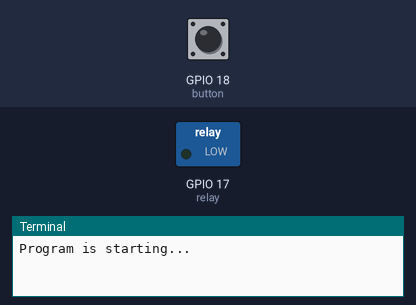
The program below on a simulated Raspberry Pi (BCM pin numbers). Shown: switched loads named in the program (green lamp = pin HIGH), the last lines printed to the terminal. The test bench sets the inputs (shaded band); at power-on: GPIO 18 (button) HIGH. The clock reads 2024-03-15 10:24:30 at power-on unless the program sets it.

Above: at 1.2 s.
1.3 s: GPIO 18 (button) pulled LOW for 0.15 s
At 2.0 s:
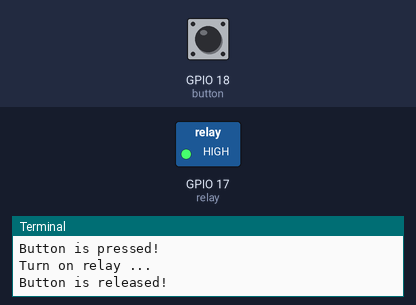
2.9 s: GPIO 18 (button) pulled LOW for 1 s
At 4.3 s:
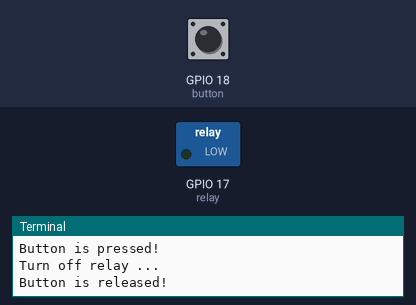
5.4 s: GPIO 18 (button) pulled LOW for 3.2 s
At 6.3 s:
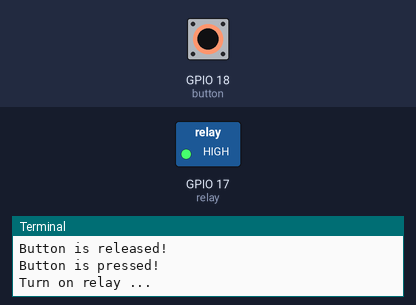
Timing chart, 0 to 8.4 s (numbered marks = the images above; inputs shaded):
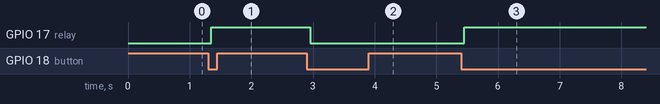

The program:

Relay2.py
```python
#!/usr/bin/env python3
########################################################################
# Filename    : Relay.py
# Description : Control Relay and Motor via Button
# Author      : BLONWINER
# modification: 2025/01/01
########################################################################
from gpiozero import DigitalOutputDevice, Button
import time

relayPin = 17     # define the relayPin
buttonPin = 18    # define the buttonPin
relay = DigitalOutputDevice(relayPin)     # define LED pin according to BCM Numbering
button = Button(buttonPin) # define Button pin according to BCM Numbering
debounceTime = 50

def loop():
    relayState = 0
    lastChangeTime = round(time.time()*1000)
    buttonState = 1
    lastButtonState = 1
    reading = 1
    while True:
        reading = not button.value
        if reading != lastButtonState :
            lastChangeTime = round(time.time()*1000)
        if ((round(time.time()*1000) - lastChangeTime) > debounceTime):
            if reading != buttonState :
                buttonState = reading;
                if buttonState == 0:
                    print("Button is pressed!")
                    relayState = not relayState
                    if relayState:
                        print("Turn on relay ...")
                    else :
                        print("Turn off relay ... ")
                else :
                    print("Button is released!")
        relay.on() if (relayState==1) else relay.off()
        lastButtonState = reading # lastButtonState store latest state

def destroy():
    relay.close()
    button.close()

if __name__ == '__main__':     # Program entrance
    print ('Program is starting...')
    try:
        loop()
    except KeyboardInterrupt:   # Press ctrl-c to end the program.
        destroy()
        print("Ending program")
        
```

Measured:
- after the input at 1.3 s, GPIO 17 (relay): LOW → HIGH after 0.05 s
- after the input at 2.9 s, GPIO 17 (relay): HIGH → LOW after 0.05 s
- after the input at 5.4 s, GPIO 17 (relay): LOW → HIGH after 0.05 s
